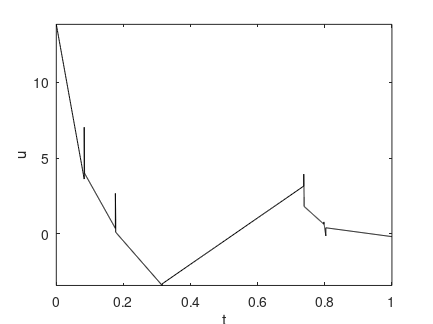

Source code (MATLAB): (Note: this script raises an error after producing the figure.)
load optimprofiles tplot uplot xplot tp cp ceqp

% ploting
%..........................................................................
plot(tplot,uplot,'k')
title('')
xlabel('t')
ylabel('u')
axis tight 
set(1,'PaperUnits','centimeters')
set(1,'PaperPosition',[3 10 11 8.25])

print -depsc u_4210a.eps
pause

plot(tplot,xplot(:,1),'k',tplot,xplot(:,2),'b')
title('')
xlabel('t')
ylabel('x_1, x_2')
legend('x_1','x_2',4)
axis tight 
set(1,'PaperUnits','centimeters')
set(1,'PaperPosition',[3 10 11 8.25])

print -depsc x12_4210a.eps
pause

plot(tplot,xplot(:,3),'k')
title('')
xlabel('t')
ylabel('J')
axis tight 
set(1,'PaperUnits','centimeters')
set(1,'PaperPosition',[3 10 11 8.25])

print -depsc x3_4210a.eps
pause

plot(tp,cp,'k',[0;1],[0;0],'r')
title('')
xlabel('t')
ylabel('c')
axis([0 1 -2.5 0.5]) 
set(1,'PaperUnits','centimeters')
set(1,'PaperPosition',[3 10 11 8.25])

print -depsc c_4210a.eps
pause
close
%..........................................................................